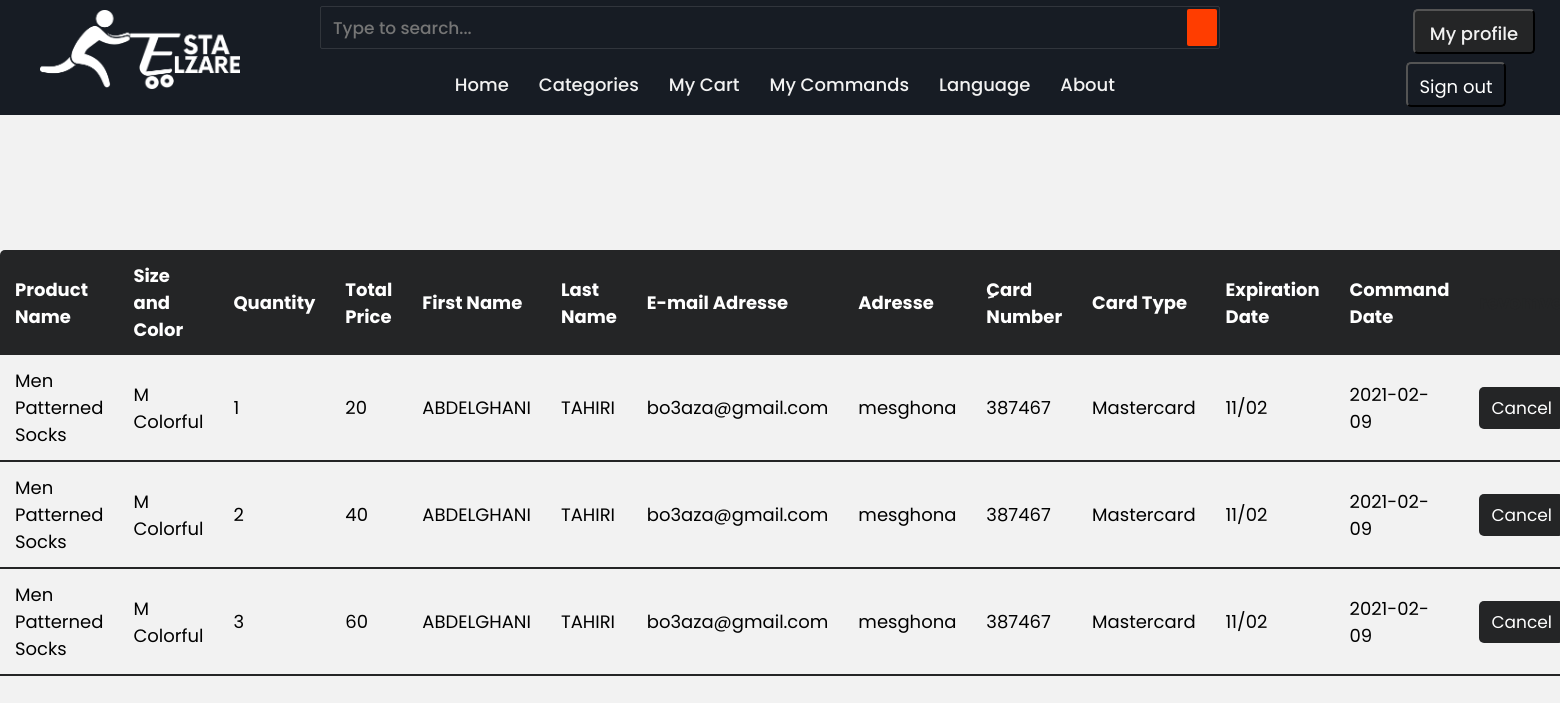
/elzareesta/php/mycommands.php (signed in), run on the app's committed database.
### tables this page shows
CREATE TABLE `command` (
  `commandID` int(21) NOT NULL,
  `productID` int(21) DEFAULT NULL,
  `quantity` int(2) DEFAULT NULL,
  `totalprice` int(5) NOT NULL,
  `clientID` int(21) DEFAULT NULL,
  `firstName` varchar(20) NOT NULL,
  `lastName` varchar(20) NOT NULL,
  `email` varchar(35) NOT NULL,
  `adresse` text DEFAULT NULL,
  `commandeDate` date DEFAULT NULL,
  `cardNumber` int(20) NOT NULL,
  `cardType` varchar(12) NOT NULL,
  `exprDate` varchar(6) NOT NULL
);

CREATE TABLE `product` (
  `productID` int(21) NOT NULL,
  `productName` text DEFAULT NULL,
  `categoryID` int(21) DEFAULT NULL,
  `color` varchar(15) NOT NULL,
  `size` varchar(5) NOT NULL,
  `price` int(6) DEFAULT NULL,
  `discountPrice` int(6) DEFAULT NULL,
  `discount` int(6) DEFAULT NULL,
  `rate` int(3) DEFAULT NULL,
  `img1` text NOT NULL
);

### elzareesta/php/mycommands.php (the view, shortened to what this page needs)
<?php
$id=$_SESSION['id'];
require("conn.php");
$sql = "select *from command where clientID='$id';";
$result = mysqli_query($conn,$sql);
?>
<!DOCTYPE html>
<html lang="en" dir="ltr">
    <head>
        <link rel="stylesheet" href="../css/tables.admin.css">
    </head>
<body>
    <nav>
    <div class="wrapper">
      <div class="logo"><a href="index.php"><img width="200px" style="margin-top:-40px;" src="../images/estaelzarelogo.png" alt=""></a></div>
      <ul class="nav-links">
        <li><a href="index.php">Home</a></li>
        <li>
          <a href="categories.client.php" class="desktop-item">Categories</a>
        </li>
        <li><a href="cart.php">My Cart</a></li>
        <li><a href="#">My Commands</a></li>
        <li>
          <a href="#" class="desktop-item">Language</a>
        </li>
        <li><a href="about.client.php">About</a></li>
      </ul>
    </div>
    <form action="search.client.php" method="POST">
      <input type="search" name="search" class="search-data" placeholder="Type to search..." required >
      <button type="submit" class="fas fa-search"></button>
    </form>
          <div class="profile">
              <li><a href="profile.php?"><button>My profile</button></a></li>
          </div>
          <form action="signout.inc.php">
              <input type="submit" value="Sign out">
          </form>
    </nav>
    <br><br><br><br><br><br>
    <?php if (mysqli_num_rows($result) > 0 ):?>
    <div style="max-width:900px; margin-left:0px;"  class=commands>
    <table  class=table>
        <thead>
            <th>Product Name</th>
            <th>Size and Color</th>
            <th>Quantity</th>
            <th>Total Price</th>
            <th>First Name</th>
            <th>Last Name</th>
            <th>E-mail Adresse</th>
            <th>Adresse</th>
            <th>ِCard Number</th>
            <th>Card Type</th>
            <th>Expiration Date</th>
            <th>Command Date</th>
            <th style="color: #242526;">revomve</th>
        </thead>
        <?php foreach ($result as $command) :
            $sql1="select productName,size,color from product where productID = ".$command['productID'];
            $result1=mysqli_query($conn,$sql1);
            $row1 = mysqli_fetch_assoc($result1);
            ?>
        <tbody>
            <td><?= $row1['productName'] ?></td>
            <td><?= $row1['size'],' ',$row1['color'] ?></td>
            <td><?=$command['quantity']?></td>
            <td><?=$command['totalprice']?></td>
            <td><?=$command['firstName']?></td>
            <td><?=$command['lastName']?></td>
            <td><?=$command['email']?></td>
            <td><?=$command['adresse']?></td>
            <td><?=$command['cardNumber']?></td>
            <td><?=$command['cardType']?></td>
            <td><?=$command['exprDate']?></td>
            <td><?=$command['commandeDate']?></td>
            <td><a href="cancelcommand.php?id=<?= $command['commandID'] ?>" ><button class=btn>Cancel</button></a></td>
        </tbody>
        <?php endforeach?>
        <?php else  :?>
        <h1 style="margin-left:620px;margin-top:100px;">No commands yet.</h1>
        <?php endif ?>
    </table>
    </div>
</body>
</html>

### elzareesta/css/tables.admin.css (style rules this page uses)
* { margin: 0; padding: 0; box-sizing: border-box; font-family: 'Poppins', sans-serif; position: relative; }
body { background: #f2f2f2; }
nav { position: fixed; height: 115px; z-index: 99; width: 100%; background: #171c24; }
nav .wrapper { padding: 0px; position: relative; max-width: 1300px; padding: 0px 30px; height: 100; line-height: 70px; margin: auto; margin-top: 50px; display: flex; justify-content: space-between; }
.wrapper .logo a img { margin-left: -260px; padding-bottom: 0px; margin-top: -1.5pc; float: left; }
.wrapper .nav-links { margin-top: 0px; display: inline-flex; margin-right: 270px; }
.nav-links li { list-style: none; }
.profile li { list-style: none; }
.profile li a button { float: right; margin-right: 25px; height: 45px; margin-top: -40px; color: #f2f2f2; background:#242526; cursor: pointer; text-decoration: none; font-size: 18px; font-weight: 500; padding: 9px 15px; border-radius: 5px; transition: all 0.3s ease; }
form input[type='submit'] { margin-top: 125px; margin-left: 1083px; float: right; min-width: 100px; height: 45px; padding-top: -2px; color: white; font-size: 18px; cursor: pointer; line-height: 45px; border-radius: 5px; background: #171c24; }
.nav-links li a { color: #f2f2f2; text-decoration: none; font-size: 18px; font-weight: 500; padding: 9px 15px; border-radius: 5px; transition: all 0.3s ease; }
nav form { display: flex; margin-top: -115px; margin-left :320px; height: 43px; width: 900px; padding: 2px; min-width: 18%!important; border-radius: 2px; border: 1px solid rgba(155,155,155,0.2); }
nav .search-data { width: 100%; height: 100%; padding: 0 10px; color: #fff; font-size: 17px; border: none; font-weight: 500; background: none; }
nav form button { margin-left: 0px; padding: 0 15px; color: #fff; font-size: 17px; background: #ff3d00; border: none; border-radius: 2px; cursor: pointer; }
.commands { margin-top: 100px; margin-left: 150px; }
.table { border-collapse: collapse; margin: 25px 0; font-size : 18px; min-width : 400px; border-radius: 5px 5px 0 0; overflow: hidden; box-shadow: 0 0 20px rgba (0,0,0,0.15); }
.table th, .table td { padding: 12px 15px; }
.btn { color: white; background-color:#242526 ; cursor: pointer; font-size: 17px; padding: 8px 12px; border: 0px; border-radius: 5px; }

### elzareesta/php/mycommands.php (style rules this page uses)
.commands { margin-top: 100px; margin-left: 100px; margin-right:100px }

### data on the page
command: productID.productName "Men Patterned Socks", productID.size "M", productID.color "Colorful", quantity "1", totalprice "20", firstName "ABDELGHANI", lastName "TAHIRI", email "bo3aza@gmail.com", adresse "mesghona", cardNumber "387467", cardType "Mastercard", exprDate "11/02", commandeDate "2021-02-09"
command: productID.productName "Men Patterned Socks", productID.size "M", productID.color "Colorful", quantity "2", totalprice "40", firstName "ABDELGHANI", lastName "TAHIRI", email "bo3aza@gmail.com", adresse "mesghona", cardNumber "387467", cardType "Mastercard", exprDate "11/02", commandeDate "2021-02-09"
command: productID.productName "Men Patterned Socks", productID.size "M", productID.color "Colorful", quantity "3", totalprice "60", firstName "ABDELGHANI", lastName "TAHIRI", email "bo3aza@gmail.com", adresse "mesghona", cardNumber "387467", cardType "Mastercard", exprDate "11/02", commandeDate "2021-02-09"
